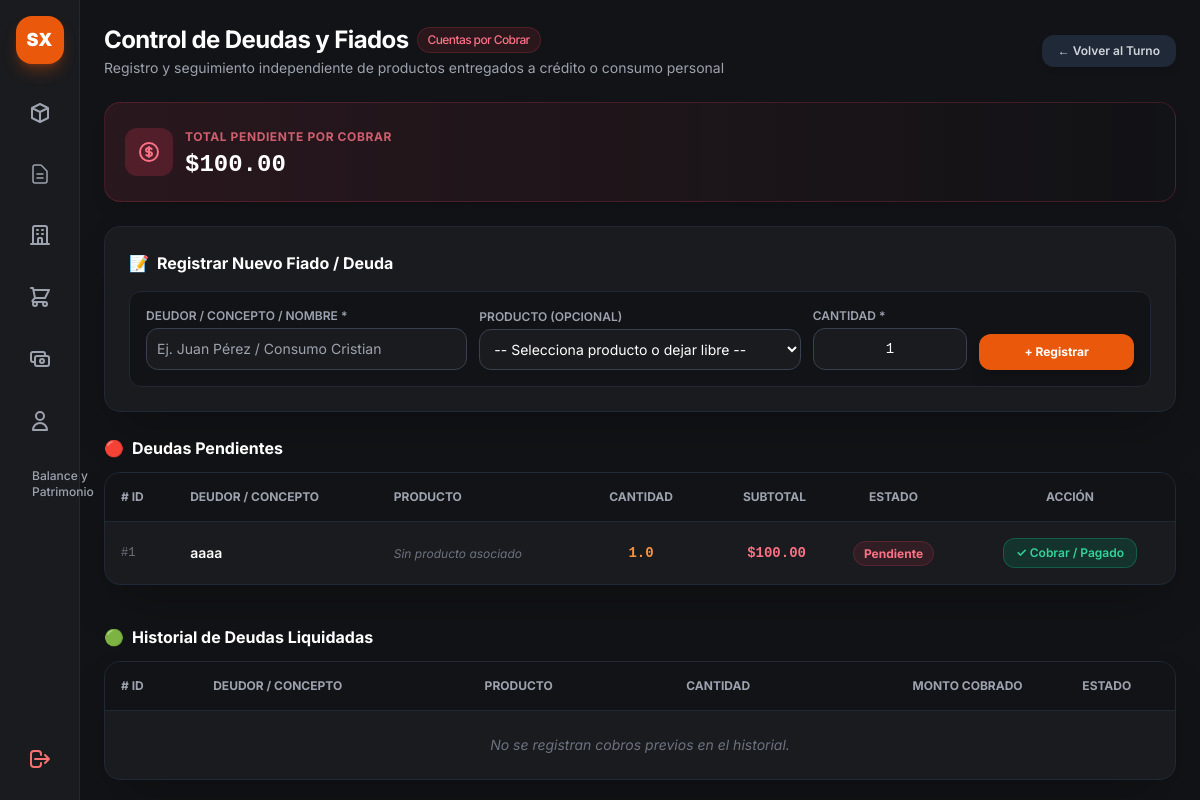
The page /deudas (signed in) on the database as committed earlier.
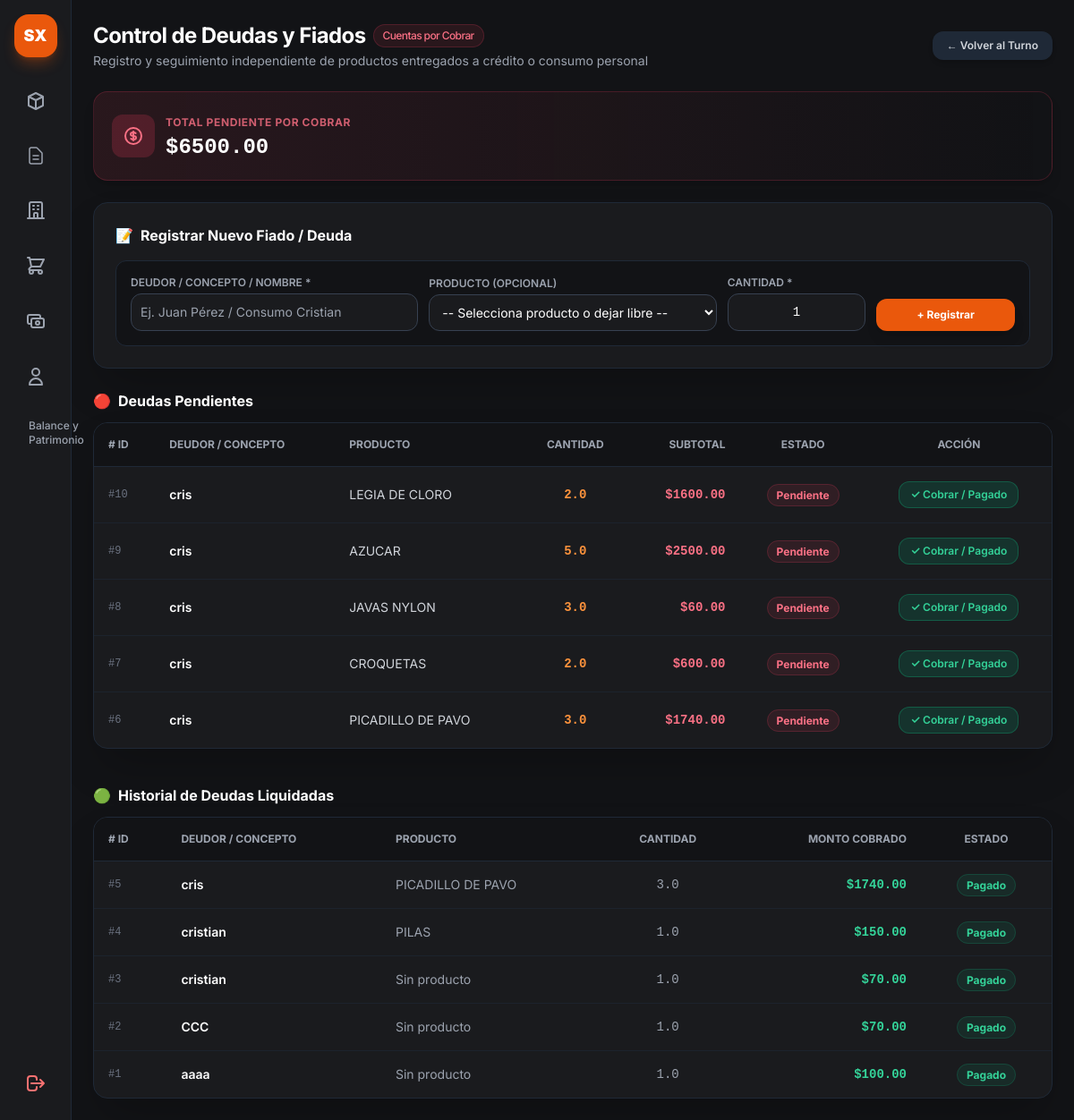
The same page on the database as committed later.
### app.py (models this page shows)
class DeudaCierre(db.Model):
    __tablename__ = 'deudas_cierre'
    id = db.Column(db.Integer, primary_key=True)
    cierre_id = db.Column(db.Integer, db.ForeignKey('cierres_dia.id'), nullable=True)
    producto_id = db.Column(db.Integer, db.ForeignKey('productos.id'), nullable=True)
    producto_nombre = db.Column(db.String(100), nullable=True)
    concepto = db.Column(db.String(150), nullable=False)
    cantidad = db.Column(db.Float, default=1.0)
    subtotal = db.Column(db.Float, default=0.0)
    estado = db.Column(db.String(20), default='pendiente')

### app.py (the view)
@app.route('/deudas')
def vista_deudas():
    if 'user' not in session:
        return redirect(url_for('login'))
    productos = Producto.query.all()
    deudas_pendientes = DeudaCierre.query.filter_by(estado='pendiente').order_by(DeudaCierre.id.desc()).all()
    deudas_cobradas = DeudaCierre.query.filter_by(estado='pagado').order_by(DeudaCierre.id.desc()).limit(20).all()
    total_pendiente = sum(d.subtotal for d in deudas_pendientes if d.subtotal)
    return render_template(
        'deudas.html',
        productos=productos,
        deudas=deudas_pendientes,
        historial=deudas_cobradas,
        total_pendiente=total_pendiente
    )

### app.py (called while the page is built)
@app.context_processor
def inject_today():
    return {'hoy': date.today()}

### templates/deudas.html (shortened to what the changed rows need)
{% extends "base.html" %}
{% block content %}
<main class="p-6 space-y-6 flex-1 overflow-y-auto">
    <header class="flex flex-col sm:flex-row sm:items-center justify-between gap-4">
        <div>
            <h1 class="text-2xl font-bold text-white tracking-tight flex items-center gap-2">
                Control de Deudas y Fiados
                <span class="text-xs font-medium px-2.5 py-1 rounded-full bg-rose-500/10 text-rose-400 border border-rose-500/20">
                    Cuentas por Cobrar
                </span>
            </h1>
        </div>
    </header>
    <div class="bg-gradient-to-r from-rose-500/10 via-rose-500/5 to-transparent border border-rose-500/20 rounded-2xl p-5 flex items-center justify-between shadow-lg">
        <div class="flex items-center gap-3">
            <div>
                <span class="text-xs uppercase font-bold text-rose-400/80 tracking-wider">Total Pendiente por Cobrar</span>
                <p class="text-2xl font-black text-white font-mono mt-0.5">${{ "%.2f"|format(total_pendiente) }}</p>
            </div>
        </div>
    </div>
    <div class="bg-[#1a1b1e] border border-gray-800 rounded-2xl p-6 shadow-2xl space-y-4">
        <h2 class="text-base font-bold text-white flex items-center gap-2">
            <span>📝</span> Registrar Nuevo Fiado / Deuda
        </h2>
    </div>
    <div class="space-y-3">
        <div class="bg-[#1a1b1e] border border-gray-800 rounded-2xl overflow-hidden shadow-2xl">
            <div class="overflow-x-auto">
                <table class="w-full text-left border-collapse text-sm">
                    <thead>
                        <tr class="bg-[#121316] border-b border-gray-800 text-xs font-semibold text-gray-400 uppercase">
                            <th class="p-4"># ID</th>
                            <th class="p-4">Deudor / Concepto</th>
                            <th class="p-4">Producto</th>
                            <th class="p-4 text-center">Cantidad</th>
                            <th class="p-4 text-right">Subtotal</th>
                            <th class="p-4 text-center">Estado</th>
                            <th class="p-4 text-center">Acción</th>
                        </tr>
                    </thead>
                    <tbody class="divide-y divide-gray-800/60 text-gray-300">
                        {% for d in deudas %}
                        <tr class="hover:bg-gray-800/30">
                            <td class="p-4 font-mono text-xs text-gray-500">#{{ d.id }}</td>
                            <td class="p-4 font-semibold text-white">{{ d.concepto }}</td>
                            <td class="p-4 text-gray-300">
                                {% if d.producto_nombre %}
                                    {{ d.producto_nombre }}
                                {% else %}
                                    <span class="text-xs text-gray-500 italic">Sin producto asociado</span>
                                {% endif %}
                            </td>
                            <td class="p-4 text-center font-mono text-orange-400 font-bold">{{ d.cantidad }}</td>
                            <td class="p-4 text-right font-mono font-bold text-rose-400">
                                ${{ "%.2f"|format(d.subtotal) }}
                            </td>
                            <td class="p-4 text-center">
                                <span class="px-2.5 py-1 rounded-full text-xs font-bold bg-rose-500/10 text-rose-400 border border-rose-500/20">
                                    {{ d.estado|capitalize }}
                                </span>
                            </td>
                            <td class="p-4 text-center">
                                <form action="{{ url_for('cobrar_deuda', id=d.id) }}" method="POST">
                                    <button type="submit" onclick="return confirm('¿Marcar la deuda de \'{{ d.concepto }}\' como totalmente cobrada?');"
                                        class="px-3 py-1.5 bg-emerald-600/20 hover:bg-emerald-600 text-emerald-400 hover:text-white border border-emerald-500/30 rounded-xl text-xs font-semibold transition active:scale-95 inline-flex items-center gap-1">
                                        ✓ Cobrar / Pagado
                                    </button>
                                </form>
                            </td>
                        </tr>
                        {% else %}
                        <tr>
                            <td colspan="7" class="p-8 text-center text-gray-500 italic">No hay deudas o fiados pendientes registrados.</td>
                        </tr>
                        {% endfor %}
                    </tbody>
                </table>
            </div>
        </div>
    </div>
    <div class="space-y-3 pt-4">
        <div class="bg-[#1a1b1e] border border-gray-800 rounded-2xl overflow-hidden shadow-2xl">
            <div class="overflow-x-auto">
                <table class="w-full text-left border-collapse text-sm">
                    <thead>
                        <tr class="bg-[#121316] border-b border-gray-800 text-xs font-semibold text-gray-400 uppercase">
                            <th class="p-4"># ID</th>
                            <th class="p-4">Deudor / Concepto</th>
                            <th class="p-4">Producto</th>
                            <th class="p-4 text-center">Cantidad</th>
                            <th class="p-4 text-right">Monto Cobrado</th>
                            <th class="p-4 text-center">Estado</th>
                        </tr>
                    </thead>
                    <tbody class="divide-y divide-gray-800/60 text-gray-300">
                        {% for h in historial %}
                        <tr class="hover:bg-gray-800/30">
                            <td class="p-4 font-mono text-xs text-gray-500">#{{ h.id }}</td>
                            <td class="p-4 font-semibold text-white">{{ h.concepto }}</td>
                            <td class="p-4 text-gray-400">{{ h.producto_nombre or 'Sin producto' }}</td>
                            <td class="p-4 text-center font-mono text-gray-400">{{ h.cantidad }}</td>
                            <td class="p-4 text-right font-mono font-bold text-emerald-400">
                                ${{ "%.2f"|format(h.subtotal) }}
                            </td>
                            <td class="p-4 text-center">
                                <span class="px-2.5 py-1 rounded-full text-xs font-bold bg-emerald-500/10 text-emerald-400 border border-emerald-500/20">
                                    {{ h.estado|capitalize }}
                                </span>
                            </td>
                        </tr>
                        {% else %}
                        <tr>
                            <td colspan="6" class="p-6 text-center text-gray-500 italic">No se registran cobros previos en el historial.</td>
                        </tr>
                        {% endfor %}
                    </tbody>
                </table>
            </div>
        </div>
    </div>
</main>
{% endblock %}

Rows that differ between the two databases and show on the page:
added DeudaCierre: id "10", concepto "cris", producto_nombre "LEGIA DE CLORO", cantidad "2.0", subtotal "1600.00", estado "Pendiente", shown under "🔴Deudas Pendientes"
added DeudaCierre: id "9", concepto "cris", producto_nombre "AZUCAR", cantidad "5.0", subtotal "2500.00", estado "Pendiente", shown under "🔴Deudas Pendientes"
added DeudaCierre: id "8", concepto "cris", producto_nombre "JAVAS NYLON", cantidad "3.0", subtotal "60.00", estado "Pendiente", shown under "🔴Deudas Pendientes"
added DeudaCierre: id "7", concepto "cris", producto_nombre "CROQUETAS", cantidad "2.0", subtotal "600.00", estado "Pendiente", shown under "🔴Deudas Pendientes"
added DeudaCierre: id "6", concepto "cris", producto_nombre "PICADILLO DE PAVO", cantidad "3.0", subtotal "1740.00", estado "Pendiente", shown under "🔴Deudas Pendientes"
added DeudaCierre: id "5", concepto "cris", producto_nombre "PICADILLO DE PAVO", cantidad "3.0", subtotal "1740.00", estado "Pagado", shown under "🟢Historial de Deudas Liquidadas"
added DeudaCierre: id "4", concepto "cristian", producto_nombre "PILAS", cantidad "1.0", subtotal "150.00", estado "Pagado", shown under "🟢Historial de Deudas Liquidadas"
added DeudaCierre: id "3", concepto "cristian", producto_nombre "Sin producto", cantidad "1.0", subtotal "70.00", estado "Pagado", shown under "🟢Historial de Deudas Liquidadas"
added DeudaCierre: id "2", concepto "CCC", producto_nombre "Sin producto", cantidad "1.0", subtotal "70.00", estado "Pagado", shown under "🟢Historial de Deudas Liquidadas"
changed DeudaCierre "aaaa": moves from the list under "🔴Deudas Pendientes" to the list under "🟢Historial de Deudas Liquidadas"
Other text that changed with them:
{{ "%.2f"|format(total_pendiente) }}: "100.00" → "6500.00"
text no longer shown: "No se registran cobros previos en el historial."
